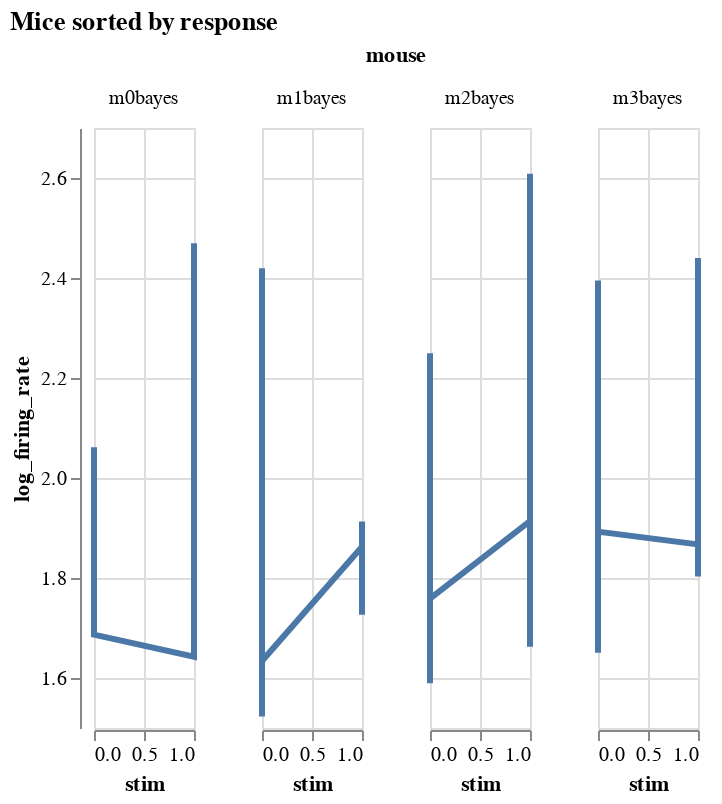
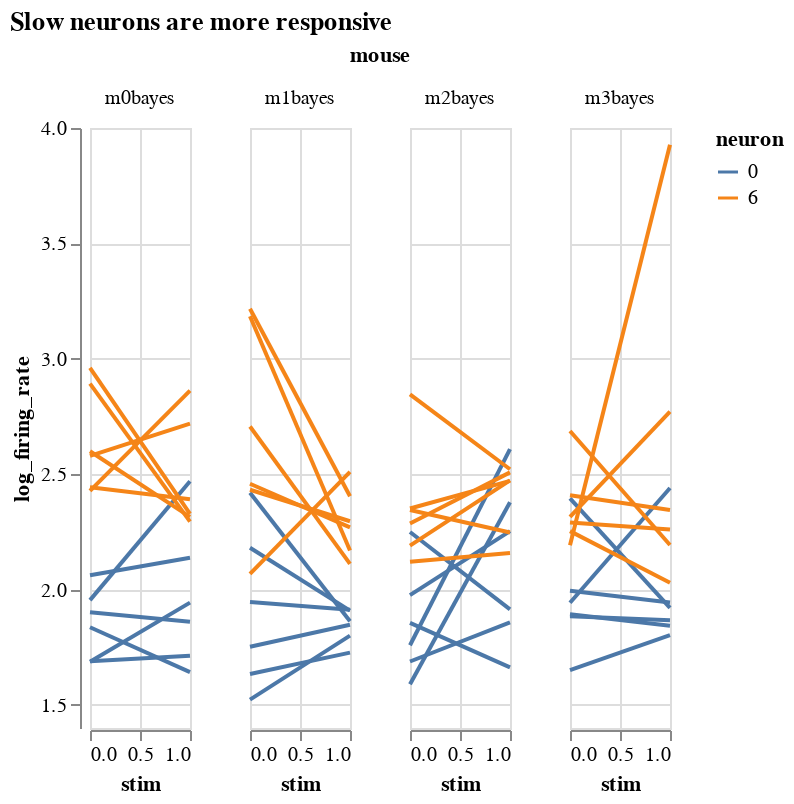
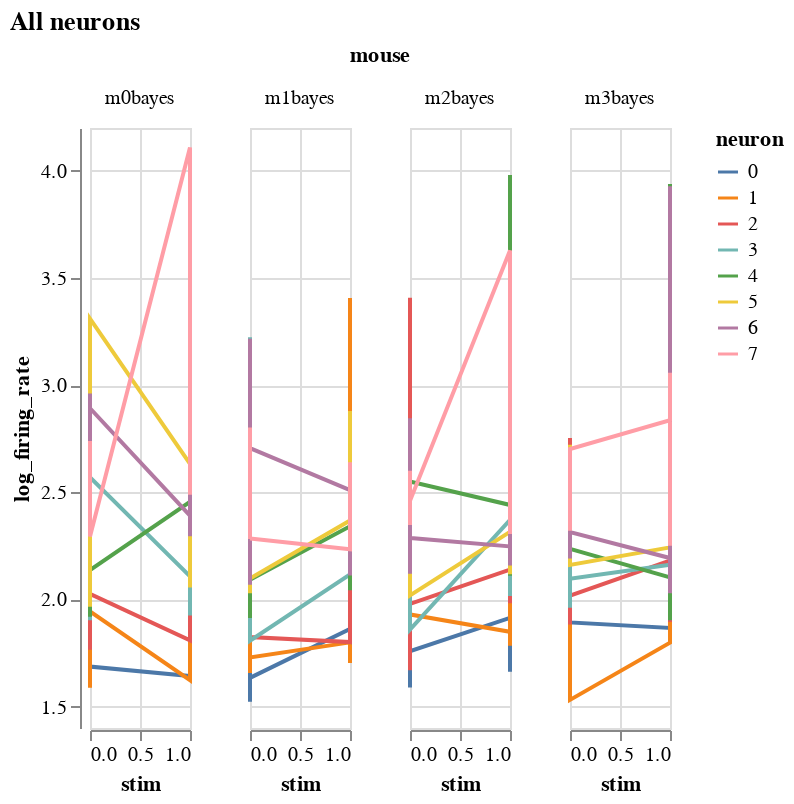
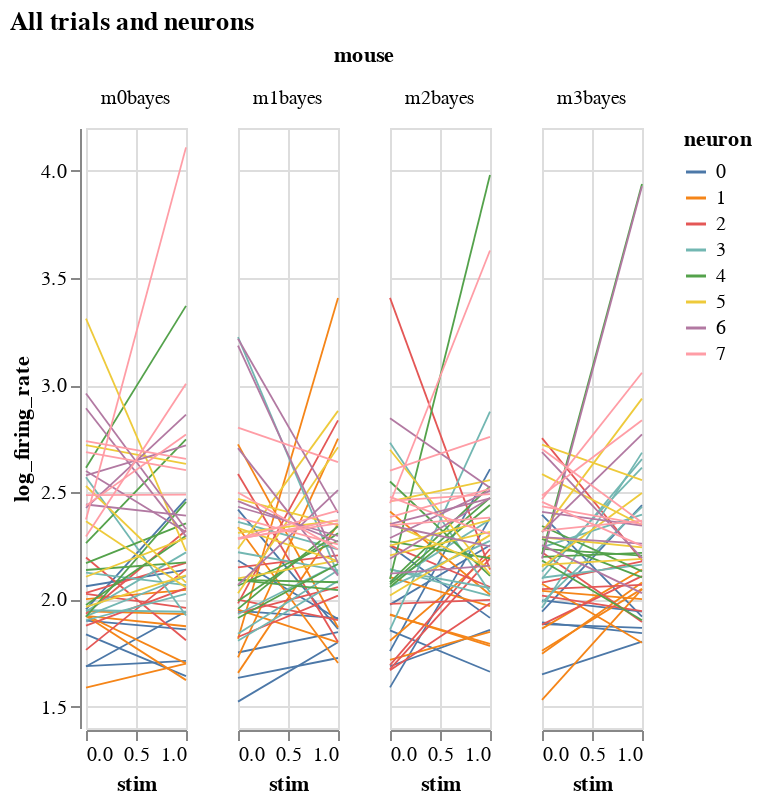

The notebook cell these images were saved under, in order:
### Markdown cell above
# Exploratory plot without any fitting

### Code cell
from bayes_window.visualization import fake_spikes_explore
charts=fake_spikes_explore(df,df_monster,index_cols)
[chart.display() for chart in charts];
